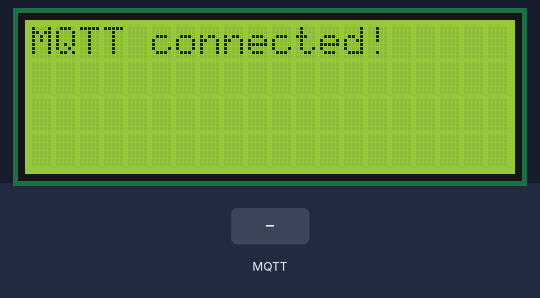
The program below on a simulated ESP32 board running MicroPython. Parts: 20×4 character LCD. The test bench sets the inputs (shaded band). WiFi joins after 1.5 s; a reset restarts the program; no MQTT or app messages arrive unless stated; the clock reads 2024-03-15 10:24:30 at power-on unless the program sets it; library files of the repository ran but are not shown: machine_i2c_lcd.py; what the program prints to the serial console is not drawn.

Above: at 3.0 s.
3.1 s: MQTT message "1" arrives on the first subscribed topic
At 5.59 s:
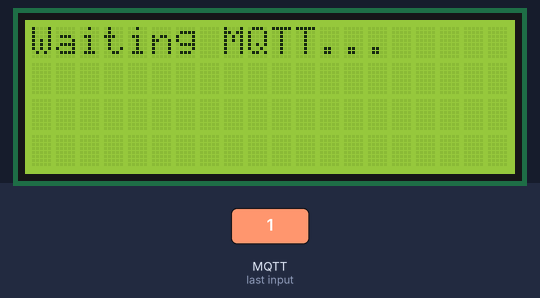
6.1 s: MQTT message "departures" arrives on the first subscribed topic
At 7.2 s:
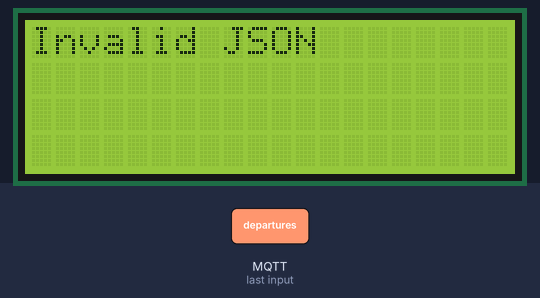
7.7 s: MQTT message "0" arrives on the first subscribed topic
At 10.02 s:
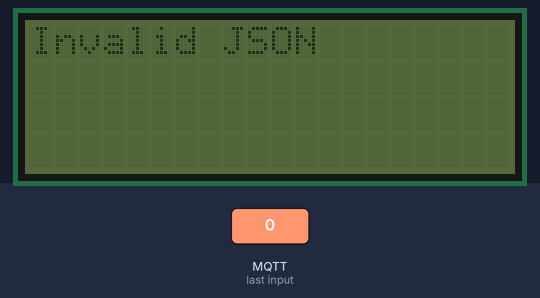
10.7 s: MQTT message "idx" arrives on the first subscribed topic
At 11.8 s:
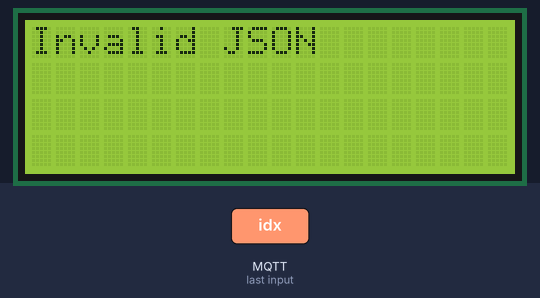
Timing chart, 0 to 13.2 s (numbered marks = the images above; inputs shaded):
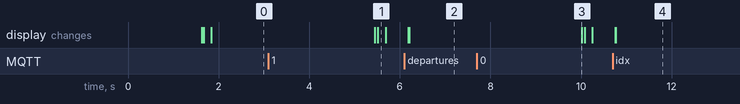

Measured:
- after the input at 3.1 s, the display: first changes after 2.3 s (image 1 shows a later state)
- after the input at 6.1 s, the display: first changes after 0.09 s (image 2 shows a later state)
- after the input at 7.7 s, the display: changes after 2.3 s (image 3)
- after the input at 10.7 s, the display: first changes after 0.05 s (image 4 shows a later state)

The program:

main.py
```python
import network
import time
import json
from umqtt.simple import MQTTClient
from machine import I2C, Pin
from lcd.machine_i2c_lcd import I2cLcd


# -----------------------------
# CONFIGURATION
# -----------------------------
WIFI_SSID = "Los Pollos Nuevos 2.4G"
WIFI_PASS = "3!4Fleschga@0"

MQTT_BROKER = "192.168.0.12"
MQTT_CLIENT_ID = "esp32-lcd"
MQTT_TOPIC = b"ubahn/#"

I2C_SCL = 22
I2C_SDA = 21
LCD_I2C_ADDR = 0x27
LCD_ROWS = 4
LCD_COLS = 20

STALE_TIMEOUT = 60  # seconds
# -----------------------------


def wifi_connect():
    wlan = network.WLAN(network.STA_IF)
    wlan.active(True)

    if not wlan.isconnected():
        print("Connecting to WiFi...")
        wlan.connect(WIFI_SSID, WIFI_PASS)
        while not wlan.isconnected():
            print(".", end="")
            time.sleep(0.2)

    print("\nConnected:", wlan.ifconfig()[0])


def init_lcd():
    i2c = I2C(0, scl=Pin(I2C_SCL), sda=Pin(I2C_SDA), freq=400000)
    lcd = I2cLcd(i2c, LCD_I2C_ADDR, LCD_ROWS, LCD_COLS)
    lcd.clear()
    lcd.putstr("Waiting MQTT...")
    return lcd


def normalize_text(t):
    if not isinstance(t, str):
        return ""

    replacements = {
        "Ü": "UE", "Ö": "OE", "Ä": "AE",
        "ü": "ue", "ö": "oe", "ä": "ae",
        "ß": "ss",
    }
    for bad, good in replacements.items():
        t = t.replace(bad, good)
    return t


def lcd_timeout():
    global lcd
    if lcd.backlight:
        lcd.backlight_off()
    lcd.clear()


def mqtt_callback(topic, msg):
    global lcd, last_update

    try:
        data = json.loads(msg.decode())
    except:
        lcd.clear()
        lcd.putstr("Invalid JSON")
        return

    departures = data.get("departures", [])
    idx = data.get("idx", 0)

    if idx == 0:
        lcd.clear()

    lines = []
    max_minutes = 0

    for d in departures:
        if len(lines) >= 2:
            break

        stop_name = normalize_text(d.get("towards"))
        minutes = d.get("minutes")

        if stop_name == "" or minutes is None:
            continue

        minutes_int = int(minutes)
        if minutes_int > max_minutes:
            max_minutes = minutes_int

        stop_name = stop_name[:17]

        if minutes == 0:
            minutes_disp = "*"
        else:
            minutes_disp = str(minutes)

        pad = 20 - len(stop_name) - len(minutes_disp)
        if pad < 0:
            pad = 0

        lines.append(stop_name + (" " * pad) + minutes_disp)

    while len(lines) < 2:
        lines.append(" " * 20)

    if max_minutes < 99:
        if not lcd.backlight:
            lcd.backlight_on()

        if idx == 1:
            lcd.move_to(0, 2)
        lcd.putstr(lines[0])

        if idx == 1:
            lcd.move_to(0, 3)
        else:
            lcd.move_to(0, 1)
        lcd.putstr(lines[1])

        last_update = time.time()

    else:
        lcd_timeout()


def main():
    global lcd, last_update
    import machine

    wifi_connect()
    lcd = init_lcd()

    client = MQTTClient(MQTT_CLIENT_ID, MQTT_BROKER)
    client.set_callback(mqtt_callback)
    client.connect()
    client.subscribe(MQTT_TOPIC)

    lcd.clear()
    lcd.putstr("MQTT connected!")

    last_update = time.time()

    while True:
        try:
            client.check_msg()
            time.sleep(0.1)

            # ---- stale data timeout ----
            if time.time() - last_update > STALE_TIMEOUT:
                lcd_timeout()

        except Exception as e:
            print("MQTT error:", e)
            time.sleep(2)
            machine.reset()


main()
```
